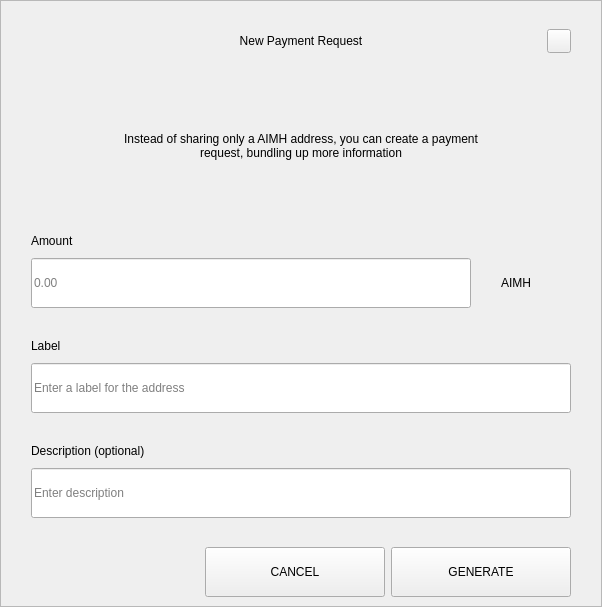
<?xml version="1.0" encoding="UTF-8"?>
<ui version="4.0">
 <class>RequestDialog</class>
 <widget class="QDialog" name="RequestDialog">
  <property name="geometry">
   <rect>
    <x>0</x>
    <y>0</y>
    <width>602</width>
    <height>607</height>
   </rect>
  </property>
  <property name="windowTitle">
   <string>Dialog</string>
  </property>
  <layout class="QVBoxLayout" name="verticalLayout_5">
   <property name="spacing">
    <number>0</number>
   </property>
   <property name="leftMargin">
    <number>0</number>
   </property>
   <property name="topMargin">
    <number>0</number>
   </property>
   <property name="rightMargin">
    <number>0</number>
   </property>
   <property name="bottomMargin">
    <number>0</number>
   </property>
   <item>
    <widget class="QFrame" name="frame">
     <property name="styleSheet">
      <string notr="true"/>
     </property>
     <property name="frameShape">
      <enum>QFrame::StyledPanel</enum>
     </property>
     <property name="frameShadow">
      <enum>QFrame::Raised</enum>
     </property>
     <layout class="QVBoxLayout" name="verticalLayout_4" stretch="1,0,0">
      <property name="spacing">
       <number>0</number>
      </property>
      <property name="leftMargin">
       <number>30</number>
      </property>
      <property name="topMargin">
       <number>20</number>
      </property>
      <property name="rightMargin">
       <number>30</number>
      </property>
      <property name="bottomMargin">
       <number>0</number>
      </property>
      <item>
       <layout class="QHBoxLayout" name="horizontalLayout_3">
        <property name="spacing">
         <number>0</number>
        </property>
        <item>
         <spacer name="horizontalSpacer_21">
          <property name="orientation">
           <enum>Qt::Horizontal</enum>
          </property>
          <property name="sizeHint" stdset="0">
           <size>
            <width>40</width>
            <height>20</height>
           </size>
          </property>
         </spacer>
        </item>
        <item>
         <widget class="QLabel" name="labelTitle">
          <property name="minimumSize">
           <size>
            <width>0</width>
            <height>40</height>
           </size>
          </property>
          <property name="maximumSize">
           <size>
            <width>16777215</width>
            <height>40</height>
           </size>
          </property>
          <property name="styleSheet">
           <string notr="true">padding-left:24px;</string>
          </property>
          <property name="text">
           <string>New Payment Request</string>
          </property>
          <property name="alignment">
           <set>Qt::AlignCenter</set>
          </property>
          <property name="margin">
           <number>7</number>
          </property>
         </widget>
        </item>
        <item>
         <spacer name="horizontalSpacer">
          <property name="orientation">
           <enum>Qt::Horizontal</enum>
          </property>
          <property name="sizeHint" stdset="0">
           <size>
            <width>40</width>
            <height>20</height>
           </size>
          </property>
         </spacer>
        </item>
        <item>
         <widget class="QPushButton" name="btnEsc">
          <property name="minimumSize">
           <size>
            <width>24</width>
            <height>24</height>
           </size>
          </property>
          <property name="maximumSize">
           <size>
            <width>24</width>
            <height>24</height>
           </size>
          </property>
          <property name="focusPolicy">
           <enum>Qt::NoFocus</enum>
          </property>
          <property name="text">
           <string/>
          </property>
         </widget>
        </item>
       </layout>
      </item>
      <item>
       <widget class="QStackedWidget" name="stack">
        <property name="minimumSize">
         <size>
          <width>540</width>
          <height>0</height>
         </size>
        </property>
        <property name="maximumSize">
         <size>
          <width>540</width>
          <height>16777215</height>
         </size>
        </property>
        <property name="currentIndex">
         <number>0</number>
        </property>
        <widget class="QWidget" name="page_1">
         <property name="minimumSize">
          <size>
           <width>540</width>
           <height>0</height>
          </size>
         </property>
         <property name="maximumSize">
          <size>
           <width>540</width>
           <height>16777215</height>
          </size>
         </property>
         <layout class="QVBoxLayout" name="layout1">
          <property name="spacing">
           <number>0</number>
          </property>
          <property name="leftMargin">
           <number>0</number>
          </property>
          <property name="topMargin">
           <number>0</number>
          </property>
          <property name="rightMargin">
           <number>0</number>
          </property>
          <property name="bottomMargin">
           <number>0</number>
          </property>
          <item>
           <spacer name="verticalSpacer_21">
            <property name="orientation">
             <enum>Qt::Vertical</enum>
            </property>
            <property name="sizeType">
             <enum>QSizePolicy::Fixed</enum>
            </property>
            <property name="sizeHint" stdset="0">
             <size>
              <width>20</width>
              <height>30</height>
             </size>
            </property>
           </spacer>
          </item>
          <item alignment="Qt::AlignHCenter">
           <widget class="QLabel" name="labelMessage">
            <property name="minimumSize">
             <size>
              <width>400</width>
              <height>50</height>
             </size>
            </property>
            <property name="text">
             <string>Instead of sharing only a AIMH address, you can create a payment request, bundling up more information</string>
            </property>
            <property name="alignment">
             <set>Qt::AlignCenter</set>
            </property>
            <property name="wordWrap">
             <bool>true</bool>
            </property>
           </widget>
          </item>
          <item alignment="Qt::AlignBottom">
           <widget class="QWidget" name="containerAmount" native="true">
            <layout class="QVBoxLayout" name="verticalLayout">
             <property name="spacing">
              <number>9</number>
             </property>
             <property name="leftMargin">
              <number>0</number>
             </property>
             <property name="topMargin">
              <number>0</number>
             </property>
             <property name="rightMargin">
              <number>0</number>
             </property>
             <property name="bottomMargin">
              <number>0</number>
             </property>
             <item>
              <widget class="QLabel" name="labelSubtitleAmount">
               <property name="minimumSize">
                <size>
                 <width>350</width>
                 <height>16</height>
                </size>
               </property>
               <property name="maximumSize">
                <size>
                 <width>16777215</width>
                 <height>16</height>
                </size>
               </property>
               <property name="text">
                <string>Amount</string>
               </property>
              </widget>
             </item>
             <item alignment="Qt::AlignTop">
              <widget class="QWidget" name="layoutAmount" native="true">
               <layout class="QHBoxLayout" name="horizontalLayout" stretch="2,0">
                <property name="spacing">
                 <number>0</number>
                </property>
                <property name="leftMargin">
                 <number>0</number>
                </property>
                <property name="topMargin">
                 <number>0</number>
                </property>
                <property name="rightMargin">
                 <number>0</number>
                </property>
                <property name="bottomMargin">
                 <number>0</number>
                </property>
                <item>
                 <widget class="QLineEdit" name="lineEditAmount">
                  <property name="minimumSize">
                   <size>
                    <width>0</width>
                    <height>50</height>
                   </size>
                  </property>
                  <property name="maximumSize">
                   <size>
                    <width>16777215</width>
                    <height>50</height>
                   </size>
                  </property>
                  <property name="placeholderText">
                   <string notr="true">0.00</string>
                  </property>
                 </widget>
                </item>
                <item>
                 <widget class="QWidget" name="comboContainer" native="true">
                  <property name="minimumSize">
                   <size>
                    <width>100</width>
                    <height>50</height>
                   </size>
                  </property>
                  <property name="maximumSize">
                   <size>
                    <width>16777215</width>
                    <height>50</height>
                   </size>
                  </property>
                  <layout class="QHBoxLayout" name="horizontalLayout_31">
                   <property name="spacing">
                    <number>0</number>
                   </property>
                   <property name="leftMargin">
                    <number>0</number>
                   </property>
                   <property name="topMargin">
                    <number>0</number>
                   </property>
                   <property name="rightMargin">
                    <number>10</number>
                   </property>
                   <property name="bottomMargin">
                    <number>0</number>
                   </property>
                   <item>
                    <widget class="QLabel" name="comboBoxCoin">
                     <property name="text">
                      <string>AIMH</string>
                     </property>
                     <property name="alignment">
                      <set>Qt::AlignCenter</set>
                     </property>
                    </widget>
                   </item>
                  </layout>
                 </widget>
                </item>
               </layout>
              </widget>
             </item>
            </layout>
           </widget>
          </item>
          <item>
           <spacer name="verticalSpacer_31">
            <property name="orientation">
             <enum>Qt::Vertical</enum>
            </property>
            <property name="sizeType">
             <enum>QSizePolicy::Fixed</enum>
            </property>
            <property name="sizeHint" stdset="0">
             <size>
              <width>20</width>
              <height>30</height>
             </size>
            </property>
           </spacer>
          </item>
          <item>
           <layout class="QVBoxLayout" name="verticalLayoutLabel">
            <property name="spacing">
             <number>9</number>
            </property>
            <item>
             <widget class="QLabel" name="labelSubtitleLabel">
              <property name="minimumSize">
               <size>
                <width>0</width>
                <height>16</height>
               </size>
              </property>
              <property name="maximumSize">
               <size>
                <width>16777215</width>
                <height>16</height>
               </size>
              </property>
              <property name="text">
               <string>Label</string>
              </property>
             </widget>
            </item>
            <item>
             <widget class="QLineEdit" name="lineEditLabel">
              <property name="minimumSize">
               <size>
                <width>0</width>
                <height>50</height>
               </size>
              </property>
              <property name="maximumSize">
               <size>
                <width>16777215</width>
                <height>50</height>
               </size>
              </property>
              <property name="placeholderText">
               <string>Enter a label for the address</string>
              </property>
             </widget>
            </item>
           </layout>
          </item>
          <item>
           <spacer name="verticalSpacer_34">
            <property name="orientation">
             <enum>Qt::Vertical</enum>
            </property>
            <property name="sizeType">
             <enum>QSizePolicy::Fixed</enum>
            </property>
            <property name="sizeHint" stdset="0">
             <size>
              <width>20</width>
              <height>30</height>
             </size>
            </property>
           </spacer>
          </item>
          <item>
           <layout class="QVBoxLayout" name="verticalLayoutDescription">
            <property name="spacing">
             <number>9</number>
            </property>
            <item>
             <widget class="QLabel" name="labelSubtitleDescription">
              <property name="minimumSize">
               <size>
                <width>0</width>
                <height>16</height>
               </size>
              </property>
              <property name="maximumSize">
               <size>
                <width>16777215</width>
                <height>16</height>
               </size>
              </property>
              <property name="text">
               <string>Description (optional)</string>
              </property>
             </widget>
            </item>
            <item>
             <widget class="QLineEdit" name="lineEditDescription">
              <property name="minimumSize">
               <size>
                <width>0</width>
                <height>50</height>
               </size>
              </property>
              <property name="maximumSize">
               <size>
                <width>16777215</width>
                <height>50</height>
               </size>
              </property>
              <property name="placeholderText">
               <string>Enter description</string>
              </property>
             </widget>
            </item>
            <item>
             <spacer name="verticalSpacer_4">
              <property name="orientation">
               <enum>Qt::Vertical</enum>
              </property>
              <property name="sizeType">
               <enum>QSizePolicy::Fixed</enum>
              </property>
              <property name="sizeHint" stdset="0">
               <size>
                <width>20</width>
                <height>20</height>
               </size>
              </property>
             </spacer>
            </item>
           </layout>
          </item>
         </layout>
        </widget>
        <widget class="QWidget" name="page_2">
         <layout class="QVBoxLayout" name="layout2">
          <item>
           <spacer name="verticalSpacer_5">
            <property name="orientation">
             <enum>Qt::Vertical</enum>
            </property>
            <property name="sizeType">
             <enum>QSizePolicy::Fixed</enum>
            </property>
            <property name="sizeHint" stdset="0">
             <size>
              <width>20</width>
              <height>50</height>
             </size>
            </property>
           </spacer>
          </item>
          <item alignment="Qt::AlignHCenter">
           <widget class="QLabel" name="labelQrImg">
            <property name="minimumSize">
             <size>
              <width>260</width>
              <height>260</height>
             </size>
            </property>
            <property name="maximumSize">
             <size>
              <width>260</width>
              <height>260</height>
             </size>
            </property>
            <property name="text">
             <string/>
            </property>
            <property name="alignment">
             <set>Qt::AlignCenter</set>
            </property>
           </widget>
          </item>
          <item>
           <spacer name="verticalSpacer_2">
            <property name="orientation">
             <enum>Qt::Vertical</enum>
            </property>
            <property name="sizeType">
             <enum>QSizePolicy::Fixed</enum>
            </property>
            <property name="sizeHint" stdset="0">
             <size>
              <width>20</width>
              <height>30</height>
             </size>
            </property>
           </spacer>
          </item>
          <item alignment="Qt::AlignHCenter">
           <widget class="QLabel" name="labelAddress">
            <property name="text">
             <string>D7VFR83SQbiezrW72hjcWJtcfip5krte2Z </string>
            </property>
           </widget>
          </item>
          <item>
           <spacer name="verticalSpacer_32">
            <property name="orientation">
             <enum>Qt::Vertical</enum>
            </property>
            <property name="sizeType">
             <enum>QSizePolicy::Expanding</enum>
            </property>
            <property name="sizeHint" stdset="0">
             <size>
              <width>20</width>
              <height>20</height>
             </size>
            </property>
           </spacer>
          </item>
          <item>
           <layout class="QHBoxLayout" name="horizontal">
            <property name="leftMargin">
             <number>20</number>
            </property>
            <property name="rightMargin">
             <number>20</number>
            </property>
            <property name="bottomMargin">
             <number>20</number>
            </property>
            <item>
             <spacer name="horizontalSpacer_4">
              <property name="orientation">
               <enum>Qt::Horizontal</enum>
              </property>
              <property name="sizeHint" stdset="0">
               <size>
                <width>40</width>
                <height>20</height>
               </size>
              </property>
             </spacer>
            </item>
            <item>
             <widget class="QPushButton" name="btnCopyAddress">
              <property name="minimumSize">
               <size>
                <width>180</width>
                <height>50</height>
               </size>
              </property>
              <property name="text">
               <string>COPY ADDRESS</string>
              </property>
             </widget>
            </item>
            <item>
             <widget class="QPushButton" name="btnCopyUrl">
              <property name="minimumSize">
               <size>
                <width>180</width>
                <height>50</height>
               </size>
              </property>
              <property name="text">
               <string>COPY URL</string>
              </property>
             </widget>
            </item>
            <item>
             <spacer name="horizontalSpacer_2">
              <property name="orientation">
               <enum>Qt::Horizontal</enum>
              </property>
              <property name="sizeHint" stdset="0">
               <size>
                <width>40</width>
                <height>20</height>
               </size>
              </property>
             </spacer>
            </item>
           </layout>
          </item>
         </layout>
        </widget>
       </widget>
      </item>
      <item>
       <widget class="QWidget" name="buttonsStack" native="true">
        <layout class="QHBoxLayout" name="horizontalLayout_5">
         <property name="leftMargin">
          <number>20</number>
         </property>
         <property name="rightMargin">
          <number>0</number>
         </property>
         <item>
          <spacer name="horizontalSpacer_41">
           <property name="orientation">
            <enum>Qt::Horizontal</enum>
           </property>
           <property name="sizeHint" stdset="0">
            <size>
             <width>40</width>
             <height>20</height>
            </size>
           </property>
          </spacer>
         </item>
         <item>
          <widget class="QPushButton" name="btnCancel">
           <property name="minimumSize">
            <size>
             <width>180</width>
             <height>50</height>
            </size>
           </property>
           <property name="focusPolicy">
            <enum>Qt::NoFocus</enum>
           </property>
           <property name="text">
            <string>CANCEL</string>
           </property>
          </widget>
         </item>
         <item>
          <widget class="QPushButton" name="btnSave">
           <property name="minimumSize">
            <size>
             <width>180</width>
             <height>50</height>
            </size>
           </property>
           <property name="focusPolicy">
            <enum>Qt::NoFocus</enum>
           </property>
           <property name="text">
            <string>GENERATE</string>
           </property>
          </widget>
         </item>
        </layout>
       </widget>
      </item>
     </layout>
    </widget>
   </item>
  </layout>
 </widget>
 <resources/>
 <connections/>
</ui>
